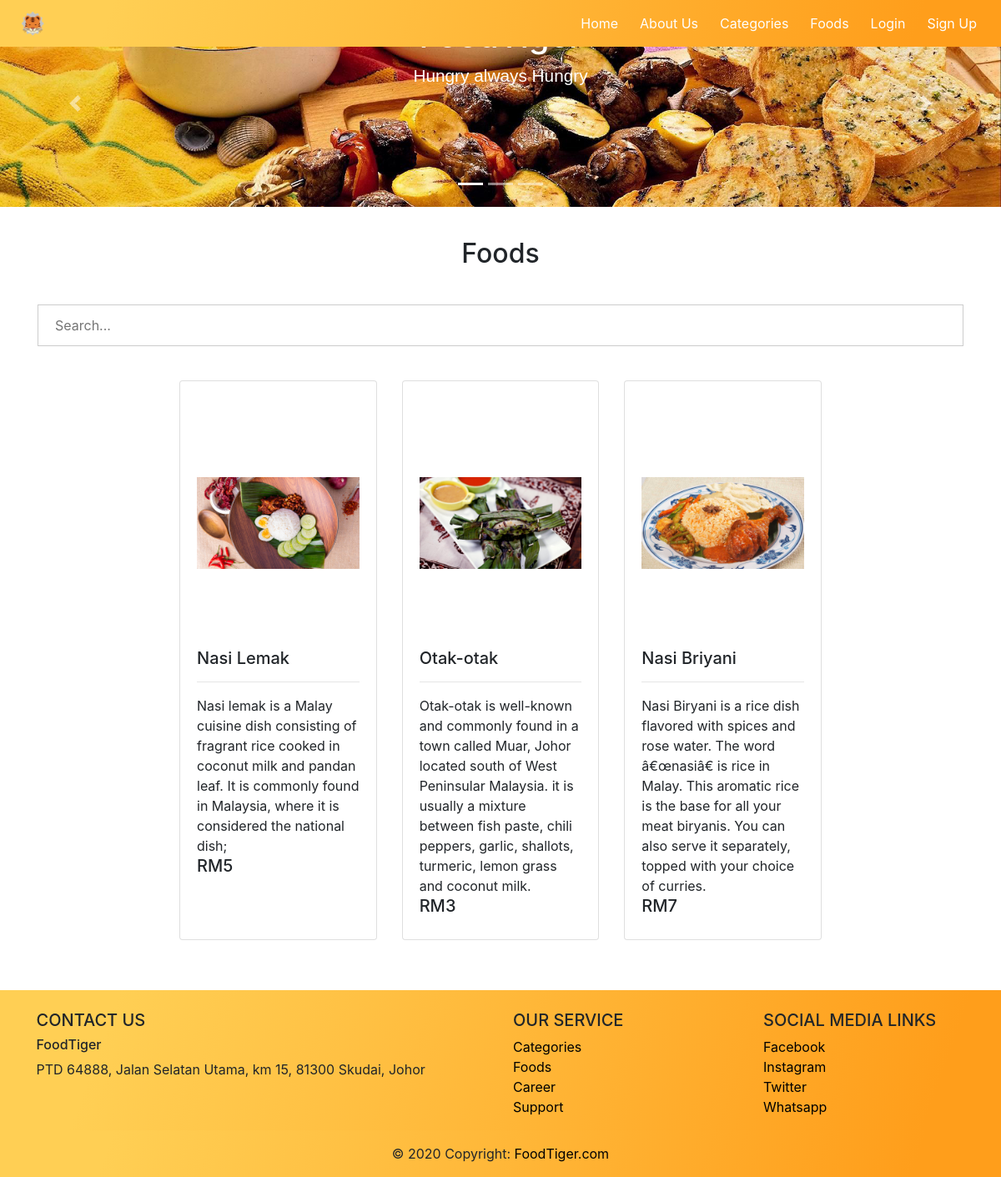
The app's page /food.php?category=1 with its own data.
### tables this page shows
CREATE TABLE `food` (
  `f_id` int(11) NOT NULL,
  `cart_id` int(10) NOT NULL,
  `nameFood` varchar(255) NOT NULL,
  `description` varchar(255) NOT NULL,
  `imageFood` varchar(500) NOT NULL,
  `price` int(30) NOT NULL
);

### food.php (the view, shortened to what this page needs)
<?php
require 'database/pdo.php';
$search="";
if(isset($_GET['category'])){
$cart_id=$_GET['category'];
$search=" where cart_id='".$cart_id."'";
}
?>
<!DOCTYPE html>
<html>
<head>
    <link rel="stylesheet" href="css/nav-bar.css">
    <link rel="stylesheet" href="css/index.css">
</head>
<body>
<header>
        <?php
          require "navandfooter/nav.php";
        ?>
    </header>
    <div class="in1">
    <div id="demo" class="carousel slide" data-ride="carousel">
        <ul class="carousel-indicators">
          <li data-target="#demo" data-slide-to="0" class="active"></li>
          <li data-target="#demo" data-slide-to="1"></li>
          <li data-target="#demo" data-slide-to="2"></li>
        </ul>
        <div class="carousel-inner">
          <div class="carousel-item active">
            <img src="image/food.jpg" alt="food" width="1100" height="500">
            <div class="carousel-caption">
              <h1>FoodTiger</h1>
              <p class="p2">Hungry always Hungry</p>
            </div>
          </div>
        </div>
        <a class="carousel-control-prev" href="#demo" data-slide="prev">
          <span class="carousel-control-prev-icon"></span>
        </a>
        <a class="carousel-control-next" href="#demo" data-slide="next">
          <span class="carousel-control-next-icon"></span>
        </a>
    </div>
    <div class="container" style="margin-top:3%;"><h2>Foods</h2>
    <form style="margin-top:3%;" action="food.php" method="POST">
        <input type="text" name="search" placeholder="Search..." id="search">
    </form>
    </div>
    <div class="col-md-8 mx-auto" style="margin-top:1%;margin-bottom:3%;">
        <div class="row">
            <?php
                $sql="select * from food".$search;
                $result=$conn->query($sql);
                if($result->num_rows >0){
                    while($row = $result -> fetch_assoc()){
            ?>
            <div class="col-sm-4 " style="margin-top:20px;">
                <div class="card h-100">
                    <div class="card-body">
                        <div class="inner" style="text-align:center">
                            <a href="fooddetails.php?f_id=<?php echo $row['f_id'];; ?>"><img src="image/<?php echo $row['imageFood'];?>"  class="img-fluid"  style="width:300px; height:300px;object-fit: contain;"></a>
                        </div>
                        <h5 class="card-title"><?php echo $row['nameFood'];?></h5>
                        <hr>
                        <div class="card-heading"><?php echo $row['description'];?></div>
                        <div class="card-heading"><h5>RM<?php echo $row['price'];?></h5></div>
                    </div>
                </div>
            </div>
            <?php
                }
            }
            ?>
        </div>
    </div>
    </div>
    <footer style="margin-top:5%;">
        <?php
          require "navandfooter/footer.php";
        ?>
    </footer>
    </body>
</html>

### navandfooter/nav.php (shortened to what this page needs)
<head>
    <link rel="stylesheet" href="https://stackpath.bootstrapcdn.com/bootstrap/4.5.0/css/bootstrap.min.css">
    <link rel="stylesheet" href="https://maxcdn.bootstrapcdn.com/bootstrap/4.5.0/css/bootstrap.min.css">
    <link rel="stylesheet" href="https://cdnjs.cloudflare.com/ajax/libs/font-awesome/4.7.0/css/font-awesome.min.css">
</head>
<header>
        <nav class="navbar navbar-expand-md  navbar-dark fixed-top" style="background-image: linear-gradient( 109.6deg,  rgba(255,207,84,1) 11.2%, rgba(255,158,27,1) 91.1% );">
            <a class="navbar-brand" href="index.php"><img src="image/logo 256x256.png" alt="logo" width="30" height="30" style="margin-left:30%; display: block;max-width: 100%;"></a>
            <div class="navbar-collapse collapse w-100 order-3 dual-collapse2 " id="collapsibleNavbar">
                <ul class="navbar-nav ml-auto">
                    <li class="nav-item active">
                        <a class="nav-link" href="index.php">Home</a>
                    </li>
                    <li class="nav-item active">
                        <a class="nav-link" href="aboutus.php">About Us</a>
                    </li>
                    <li class="nav-item active">
                        <a class="nav-link" href="category.php">Categories</a>
                    </li>
                    <li class="nav-item active">
                        <a class="nav-link" href="food.php">Foods</a>
                    </li>
                    <?php
                    if (isset($_SESSION['Name'])) { ?>
                       <li class="nav-item active"><a href="userprofile.php" href="#" class="nav-link">Hi, <?php echo $_SESSION['Name']?></a></li>
                      <li class="nav-item active"><a class="nav-link" href="database/lognoutcode.php" style="width:auto;" onclick="return confirm('Are you sure?')">Logout</a></li>
                      <li class="nav-item active">
                      <a class="nav-link" href="cart.php"><i class="fa fa-shopping-bag" aria-hidden="true"></i></a>
                      </li>
                     <?php
                     } else { ?>
                       <li class='nav-item active'><a class='nav-link' href="#" onclick="document.getElementById('id01').style.display='block'" style="width:auto;">Login</a></li>
                       <li class="nav-item active"><a class="nav-link" href="#" onclick="document.getElementById('id02').style.display='block'" style="width:auto;">Sign Up</a></li>
                        <?php
                     }
                    ?>
                </ul>
            </div>
          </nav>
    </header>

### navandfooter/footer.php (shortened to what this page needs)
<footer class="page-footer font-small pt-4" style="background-image: linear-gradient( 109.6deg,  rgba(255,207,84,1) 11.2%, rgba(255,158,27,1) 91.1% );">
        <div class="container-fluid text-center text-md-left">
        <div class="row">
            <div class="col-md-6 mt-md-0 mt-3" >
            <h5 class="text-uppercase" style="margin-left:5%;">Contact Us</h5>
            <h6 style="margin-left:5%;">FoodTiger</h6>
            <p style="margin-left:5%;">PTD 64888, Jalan Selatan Utama, km 15, 81300 Skudai, Johor</p>
            </div>
            <div class="col-md-3 mb-md-0 mb-3">
            <h5 class="text-uppercase">Our Service</h5>
            <ul class="list-unstyled">
                <li>
                <a class="a2" href="category.php">Categories</a>
                </li>
                <li>
                <a class="a2" href="food.php">Foods</a>
                </li>
                <li>
                <a class="a2" href="#!">Career</a>
                </li>
                <li>
                <a class="a2" href="#!">Support</a>
                </li>
            </ul>
            </div>
            <div class="col-md-3 mb-md-0 mb-3">
            <h5 class="text-uppercase">Social Media Links</h5>
            <ul class="list-unstyled">
                <li>
                <a class="a2" href="#!">Facebook</a>
                </li>
                <li>
                <a class="a2" href="#!">Instagram</a>
                </li>
                <li>
                <a class="a2" href="#!">Twitter</a>
                </li>
                <li>
                <a class="a2" href="#!">Whatsapp</a>
                </li>
            </ul>
            </div>
        </div>
        </div>
        <div class="footer-copyright text-center py-3" style="background-image: linear-gradient( 109.6deg,  rgba(255,207,84,1) 11.2%, rgba(255,158,27,1) 91.1% );">© 2020 Copyright:
        <a class="a2" href="index.php"> FoodTiger.com</a>
        </div>
    </footer>

### css/nav-bar.css (style rules this page uses)
.navbar-nav > li { padding-left:5px; padding-right:5px; }
input[type=text], input[type=password] { width: 100%; padding: 12px 20px; margin: 8px 0; display: inline-block; border: 1px solid #ccc; box-sizing: border-box; }
.a2 { color:black; }

### css/index.css (style rules this page uses)
body { display: table-cell; vertical-align: middle; }
.container { text-align:center; padding: 1px; }
.carousel-inner img { width: 100%; height: 100%; }
.carousel-caption { z-index:10; color:#fff; text-align:center; top:auto; left:65%; bottom:auto; transform:translate(0, -60%); }
.p2 { font-size:1.3em; font-family:Arial; }
.inner { overflow:hidden; }
.inner img { transition: all 1.5 ease; }

### records on screen
food: imageFood (picture), nameFood "Nasi Lemak", description "Nasi lemak is a Malay cuisine dish consisting of fragrant rice cooked in coconut milk and pandan leaf. It is commonly found in Malaysia, where it is considered the national dish;", price "5"
food: imageFood (picture), nameFood "Otak-otak", description "Otak-otak is well-known and commonly found in a town called Muar, Johor located south of West Peninsular Malaysia. it is usually a mixture between fish paste, chili peppers, garlic, shallots, turmeric, lemon grass and coconut milk.", price "3"
food: imageFood (picture), nameFood "Nasi Briyani", description "Nasi Biryani is a rice dish flavored with spices and rose water. The word â€œnasiâ€ is rice in Malay. This aromatic rice is the base for all your meat biryanis. You can also serve it separately, topped with your choice of curries.", price "7"
